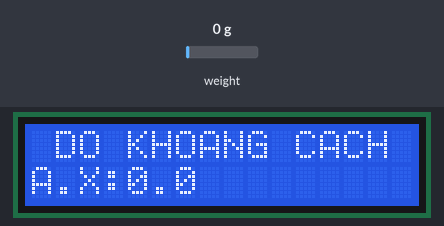
Recording of a sketch running on a simulated Arduino Uno, built with avr-gcc and run on an emulated ATmega328P. Shown: 16×2 character LCD. Inputs (shaded band) come from the test bench; at power-on: weight on the scale 0 g. What the sketch prints to the serial monitor is not drawn.

Above: at 2.2 s.
2.3 s: weight on the scale set to 100 g
At 5.3 s:
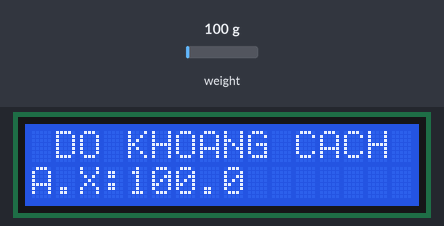
5.7 s: weight on the scale set to 1250 g
At 7.4 s:
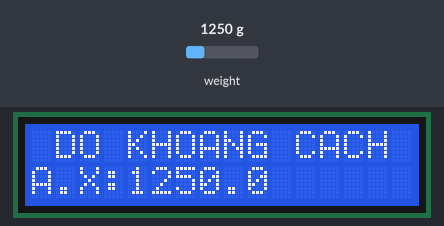
7.9 s: weight on the scale set to 2500 g
At 9.5 s:
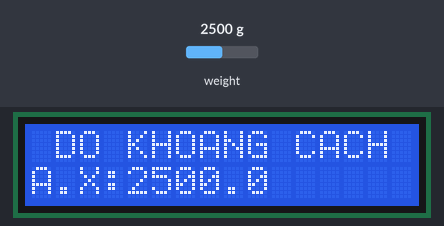
Timing chart, 0 to 11.0 s (numbered marks = the images above; inputs shaded):
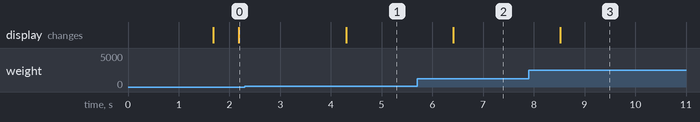

Measured:
- after the input at 2.3 s, the display: changes after 2.0 s (image 1)
- after the input at 5.7 s, the display: changes after 0.71 s (image 2)
- after the input at 7.9 s, the display: changes after 0.63 s (image 3)

The sketch:

HX711_full_example.ino
```cpp
// (licence header left out)
#include "HX711.h"
#include <LiquidCrystal_I2C.h>
LiquidCrystal_I2C lcd(0x27,16,2); //LCD 16x02, địa chỉ I2C là 0X27

// HX711 circuit wiring
const int LOADCELL_DOUT_PIN = 5;
const int LOADCELL_SCK_PIN = 4;


HX711 scale;

void setup() {

  Serial.begin(9600); //Mở cổng Serial ở 9600
  lcd.init(); //Khởi động LCD
  lcd.backlight(); //Bật đèn nền
  lcd.setCursor(1,0); //Cột 1, hàng 0
  lcd.print("DO KHOANG CACH");


  Serial.begin(9600);
  Serial.println("HX711 Demo");

  Serial.println("Initializing the scale");

  // Initialize library with data output pin, clock input pin and gain factor.
  // Channel selection is made by passing the appropriate gain:
  // - With a gain factor of 64 or 128, channel A is selected
  // - With a gain factor of 32, channel B is selected
  // By omitting the gain factor parameter, the library
  // default "128" (Channel A) is used here.
  scale.begin(LOADCELL_DOUT_PIN, LOADCELL_SCK_PIN);

 // Serial.println("Before setting up the scale:");
 // Serial.print("read: \t\t");
  //Serial.println(scale.read());      // print a raw reading from the ADC

 // Serial.print("read average: \t\t");
 // Serial.println(scale.read_average(20));   // print the average of 20 readings from the ADC

  //Serial.print("get value: \t\t");
  //Serial.println(scale.get_value(5));   // print the average of 5 readings from the ADC minus the tare weight (not set yet)

  //Serial.print("get units: \t\t");
 // Serial.println(scale.get_units(5), 1);  // print the average of 5 readings from the ADC minus tare weight (not set) divided
            // by the SCALE parameter (not set yet)

  scale.set_scale(2280.f);                      // this value is obtained by calibrating the scale with known weights; see the README for details
  scale.tare();               // reset the scale to 0

  //Serial.println("After setting up the scale:");

  //Serial.print("read: \t\t");
  //Serial.println(scale.read());                 // print a raw reading from the ADC

 // Serial.print("read average: \t\t");
 // Serial.println(scale.read_average(20));       // print the average of 20 readings from the ADC

  //Serial.print("get value: \t\t");
 // Serial.println(scale.get_value(5));   // print the average of 5 readings from the ADC minus the tare weight, set with tare()

 // Serial.print("get units: \t\t");
 // Serial.println(scale.get_units(5), 1);        // print the average of 5 readings from the ADC minus tare weight, divided
            // by the SCALE parameter set with set_scale

 // Serial.println("Readings:");
}


void loop() {
  Serial.print("one reading:\t");
  Serial.print(scale.get_units(), 1);
  Serial.print("\t| average:\t");
  Serial.println( scale.get_units(5), 1  );
  lcd.setCursor(0,1);
  lcd.print("A.X:");
  lcd.setCursor(4,1);
  lcd.print(scale.get_units(5), 1);

  scale.power_down();			        // put the ADC in sleep mode
  delay(1000);
  scale.power_up();
}
```
